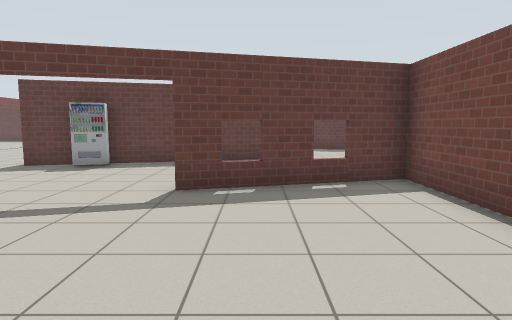
[1] (above)

24 first-person views from a walk through a world built for the Gazebo simulator. The camera is 1.2 m above the floor, tilts 6° down and sees 75° across. The lines on the ground mark 1 m squares. The floor is counted in squares, 1 m on a side. Each view is taken from the middle of a square. On the plan, view 1 faces up. The plan holds only what a view shows up to about 13 squares ahead; the rest is blank. Simple patterns stand in for the simulator's built-in surfaces.

[2]
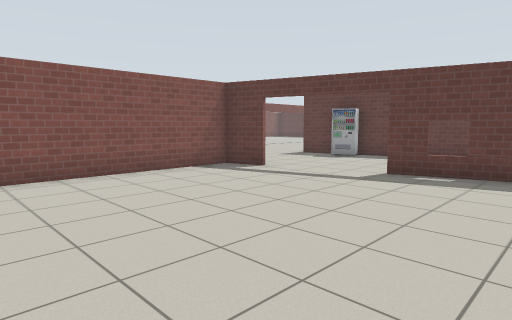

[3]
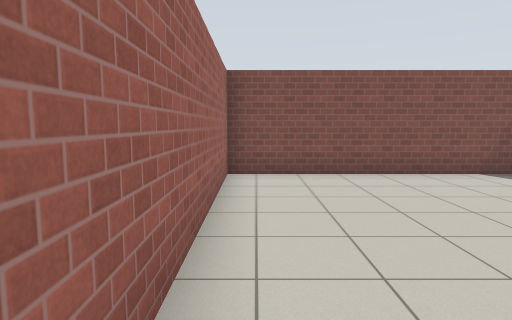

[4]
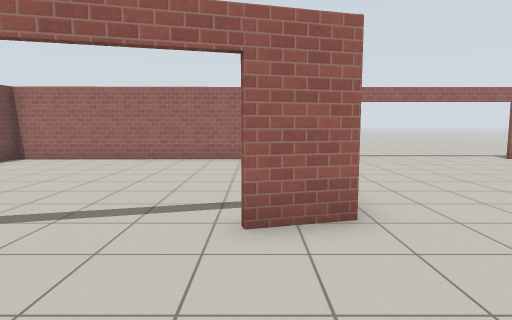

[5]
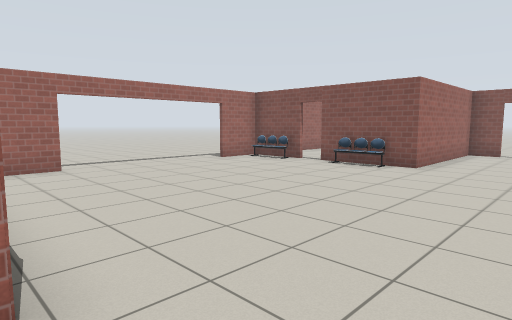

[6]
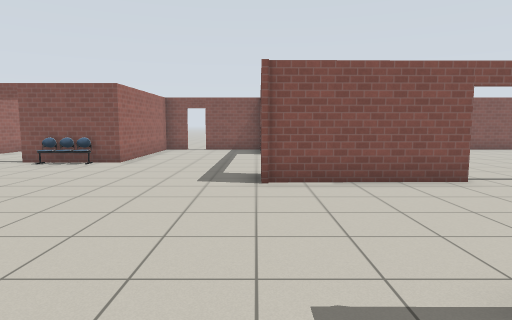

[7]
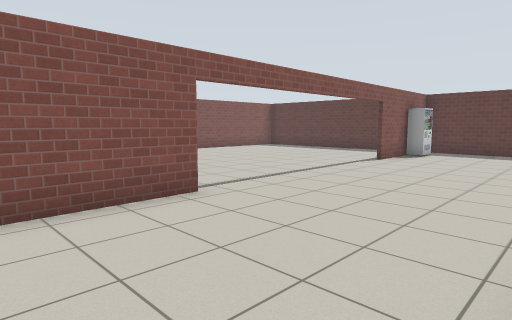

[8]
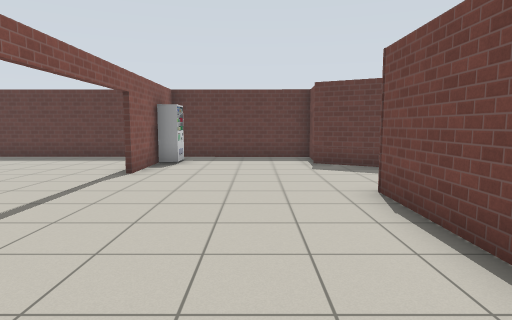

[9]
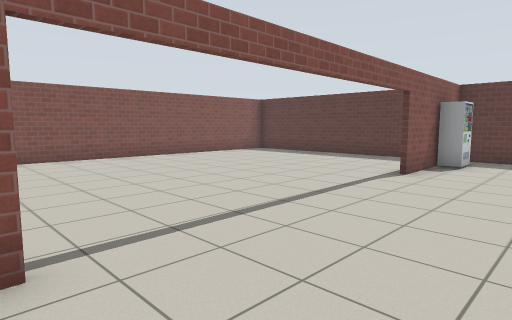

[10]
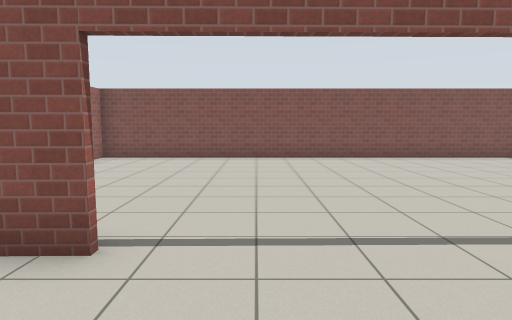

[11]
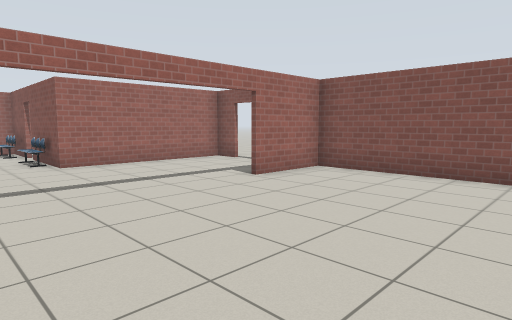

[12]
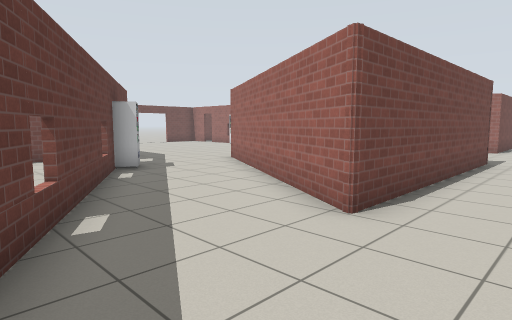

[13]
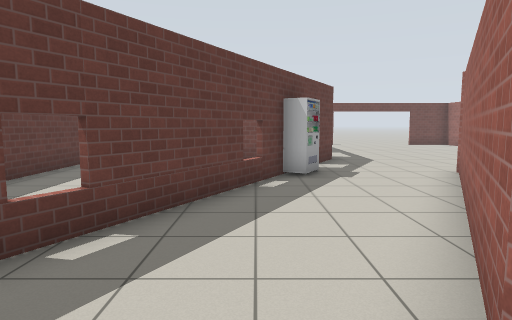

[14]
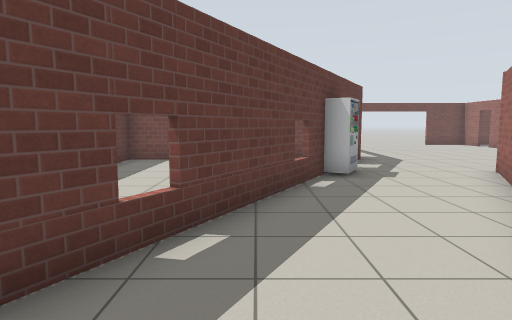

[15]
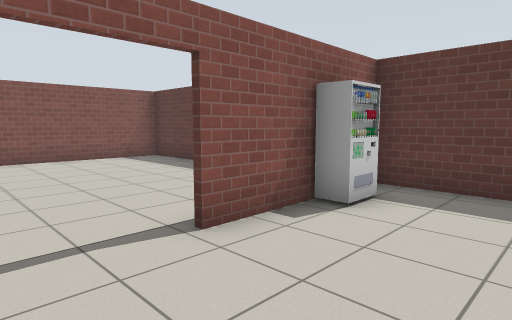

[16]
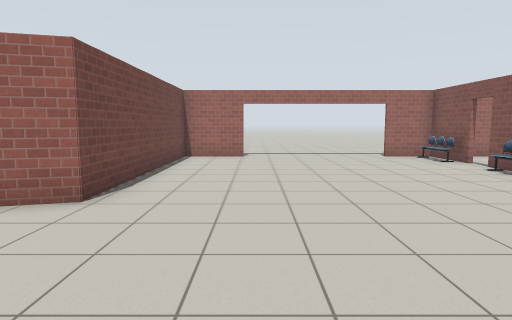

[17]
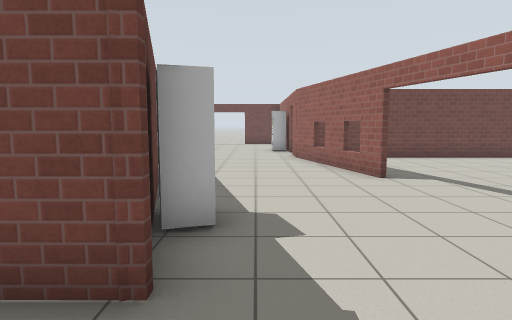

[18]
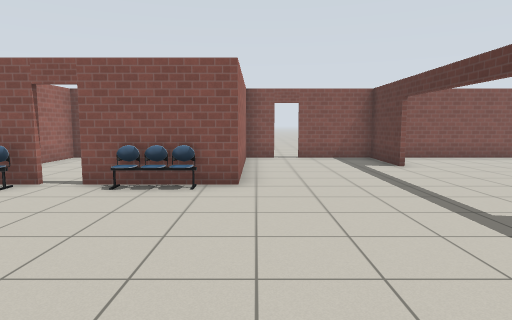

[19]
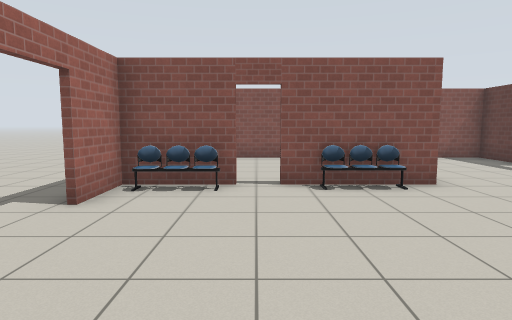

[20]
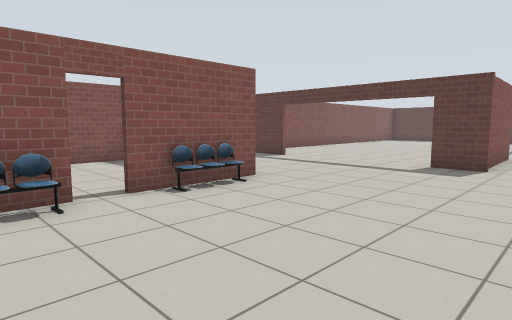

[21]
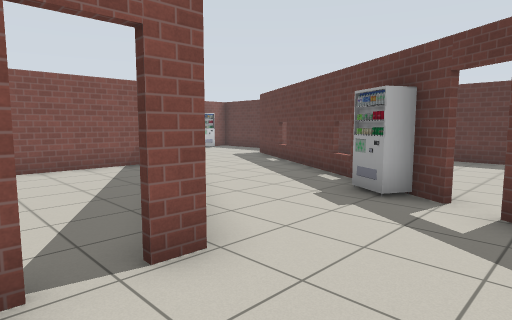

[22]
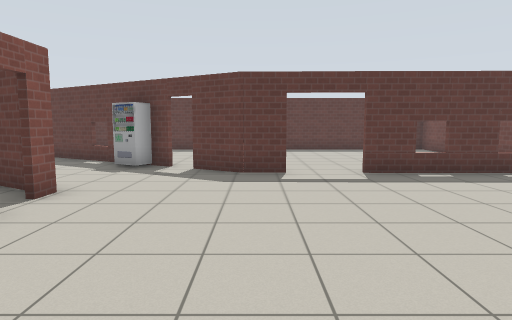

[23]
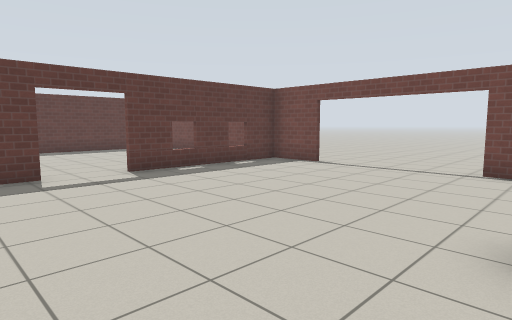

[24]
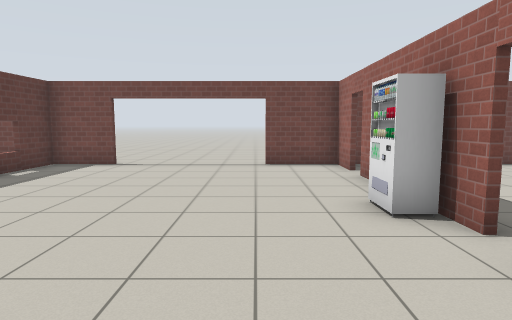

### Floor plan
Ten units are one square. View 1 is at (0, 0); x grows to the right and y downward. Boxes are objects, and circles mark ways between rooms. Rooms are numbered by the first view taken in them; rooms with no view inside come last. Other rooms are left out.
<svg viewBox="-218 -253 345 288">
<path fill="none" stroke="#000" d="M-48 -51 -61 -48 -61 27 33 26 33 -75M33 -73 -15 -60M-120 -125 -119 -81 -132 -81M-15 -62 8 -68M-10 -114 -68 -98 -68 -180 4 -138M-186 -82 -212 -82M-157 4 -157 28 -139 28M-86 27 -63 27 -63 -49 -48 -53M-212 -80 -212 -55M-212 -48 -212 -37 -157 -37 -157 -4M16 -175 -72 -225M-121 -224 -121 -202M-70 -232 -70 -245 -121 -246M36 -164 22 -171M-138 -246 -210 -248M-212 -244 -212 -80M-212 -84 -186 -83M49 -163 36 -164M33 -75 39 -75M93 -75 100 -75M2 -117 -10 -114M4 -138 4 -132M122 -142 122 -162 66 -163M108 -75 122 -75 122 -97M8 -68 34 -75M-180 28 -173 28M-212 -29 -212 7M-213 29 -193 29M-2 -140 -11 -145M-66 -167 -67 -134"/>
<rect x="-155" y="5" width="10" height="20" fill="#bbb"><title>chair</title></rect>
<rect x="-155" y="-25" width="10" height="10" fill="#bbb"><title>chair</title></rect>
<rect x="-55" y="-105" width="10" height="10" fill="#bbb"><title>vending machine</title></rect>
<rect x="-5" y="-185" width="10" height="10" fill="#bbb"><title>vending machine</title></rect>
<rect x="-125" y="-235" width="10" height="10" fill="#bbb"><title>vending machine</title></rect>
<rect x="55" y="-85" width="20" height="10" fill="#bbb"><title>vending machine</title></rect>
<circle cx="-25" cy="-60" r="3" fill="#2a7"/>
<circle cx="-45" cy="-50" r="3" fill="#2a7"/>
<circle cx="-120" cy="-165" r="3" fill="#2a7"/>
<circle cx="-160" cy="-80" r="3" fill="#2a7"/>
<circle cx="-3" cy="-90" r="3" fill="#2a7"/>
<circle cx="15" cy="-155" r="3" fill="#2a7"/>
<circle cx="-160" cy="0" r="3" fill="#2a7"/>
<circle cx="0" cy="-130" r="3" fill="#2a7"/>
<text x="-10" y="-20">1</text>
<text x="-90" y="-90">2</text>
<text x="-160" y="-170">3</text>
<text x="60" y="-120">4</text>
<text x="-190" y="0">5</text>
<text x="-40" y="-130">6</text>
</svg>
Room 1 opens to room 2. Room 2 opens to room 3. Room 2 opens to room 4. Room 2 opens to room 5. Room 4 opens to room 6.

Where each view was taken, in squares from view 1:
view 1: 0 up, 0 right, facing up
view 2: 2 down, 2 right, facing up-left
view 3: 2 down, 2 right, facing left
view 4: 9 up, 5 left, facing down
view 5: 7 up, 6 left, facing down-left
view 6: 8 up, 5 left, facing left
view 7: 9 up, 7 left, facing up-left
view 8: 12 up, 9 left, facing up
view 9: 12 up, 9 left, facing up-left
view 10: 14 up, 9 left, facing left
view 11: 14 up, 13 left, facing down-left
view 12: 22 up, 9 left, facing down-right
view 13: 19 up, 8 left, facing right
view 14: 20 up, 8 left, facing right
view 15: 18 up, 9 left, facing up-left
view 16: 10 up, 9 left, facing down
view 17: 9 up, 9 left, facing right
view 18: 4 up, 9 left, facing left
view 19: 0 up, 9 left, facing left
view 20: 2 down, 10 left, facing up-left
view 21: 12 up, 3 right, facing up-left
view 22: 8 up, 4 right, facing up
view 23: 8 up, 3 right, facing up-right
view 24: 10 up, 2 right, facing right
